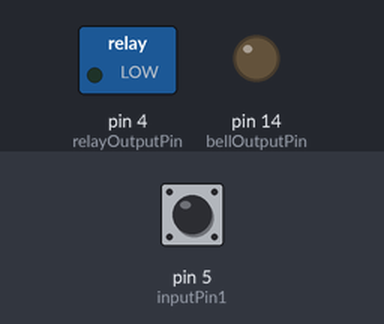
A sketch run on a simulated Arduino Uno, built with avr-gcc and run on an emulated ATmega328P. Parts: switched loads named in the sketch (green lamp = pin HIGH), output pins drawn as LEDs (lit = HIGH). The test bench sets the inputs (shaded band); at power-on: pin 5 (inputPin1) HIGH.

Above: at 0.1 s.
At 2.8 s:
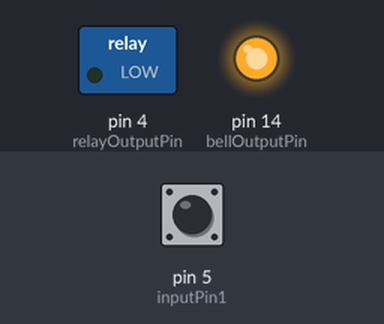
2.9 s: pin 5 (inputPin1) pulled LOW for 3.2 s
At 5.2 s:
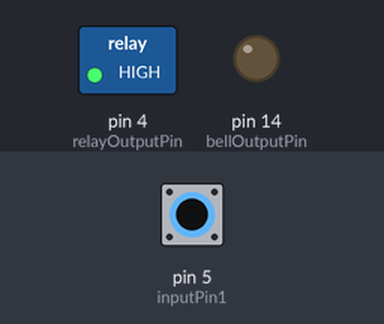
Timing chart, 0 to 9.6 s (numbered marks = the images above; inputs shaded):
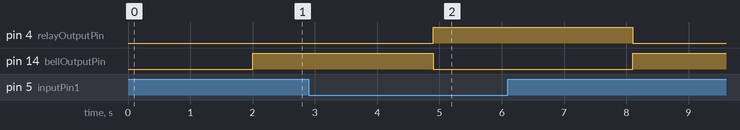

The sketch:

main.ino
```cpp
const int led1Pin = 2;
const int led2Pin = 16;

const int inputPin1 = 5;
const int relayOutputPin = 4;
const int bellOutputPin = 14;

void setup()
{
  SetupInputPins();
}

static void SetupInputPins()
{
  pinMode(inputPin1, INPUT_PULLUP);

  pinMode(relayOutputPin, OUTPUT);
  digitalWrite(relayOutputPin, LOW);

  pinMode(bellOutputPin, OUTPUT);
  digitalWrite(bellOutputPin, LOW);
}

void loop()
{
  static int prevV = -1;
  auto v = digitalRead(inputPin1);
  if (v != prevV)
  {
    delay(1000);
    auto v2 = digitalRead(inputPin1);
    delay(1000);
    auto v3 = digitalRead(inputPin1);
    if (v == v2 && v == v3) {
      prevV = v;
      if (HIGH == v)
      {
        // ring a bell
        digitalWrite(bellOutputPin, HIGH);
        // stop relay
        digitalWrite(relayOutputPin, LOW);
      }
      else
      {
        digitalWrite(bellOutputPin, LOW);
        digitalWrite(relayOutputPin, HIGH);
      }
    }
  }
  delay(100);
}
```

Measured:
- after the input at 2.9 s, pin 4 (relayOutputPin): LOW → HIGH after 2.0 s, → LOW 3.2 s later; pin 14 (bellOutputPin): HIGH → LOW after 2.0 s, → HIGH 3.2 s later
